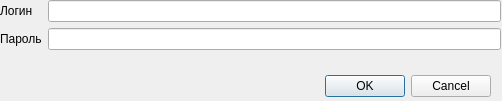
<?xml version="1.0" encoding="UTF-8"?>
<ui version="4.0">
 <class>Dialog</class>
 <widget class="QDialog" name="Dialog">
  <property name="geometry">
   <rect>
    <x>0</x>
    <y>0</y>
    <width>502</width>
    <height>101</height>
   </rect>
  </property>
  <property name="windowTitle">
   <string>Логин</string>
  </property>
  <widget class="QDialogButtonBox" name="buttonBox">
   <property name="geometry">
    <rect>
     <x>150</x>
     <y>70</y>
     <width>341</width>
     <height>32</height>
    </rect>
   </property>
   <property name="orientation">
    <enum>Qt::Horizontal</enum>
   </property>
   <property name="standardButtons">
    <set>QDialogButtonBox::Cancel|QDialogButtonBox::Ok</set>
   </property>
  </widget>
  <widget class="QWidget" name="formLayoutWidget">
   <property name="geometry">
    <rect>
     <x>0</x>
     <y>0</y>
     <width>501</width>
     <height>71</height>
    </rect>
   </property>
   <layout class="QFormLayout" name="formLayout">
    <item row="0" column="0">
     <widget class="QLabel" name="label">
      <property name="text">
       <string>Логин</string>
      </property>
     </widget>
    </item>
    <item row="1" column="0">
     <widget class="QLabel" name="label_2">
      <property name="text">
       <string>Пароль</string>
      </property>
     </widget>
    </item>
    <item row="0" column="1">
     <widget class="QLineEdit" name="loginEdit"/>
    </item>
    <item row="1" column="1">
     <widget class="QLineEdit" name="passwordEdit"/>
    </item>
   </layout>
  </widget>
 </widget>
 <resources/>
 <connections>
  <connection>
   <sender>buttonBox</sender>
   <signal>accepted()</signal>
   <receiver>Dialog</receiver>
   <slot>accept()</slot>
   <hints>
    <hint type="sourcelabel">
     <x>248</x>
     <y>254</y>
    </hint>
    <hint type="destinationlabel">
     <x>157</x>
     <y>274</y>
    </hint>
   </hints>
  </connection>
  <connection>
   <sender>buttonBox</sender>
   <signal>rejected()</signal>
   <receiver>Dialog</receiver>
   <slot>reject()</slot>
   <hints>
    <hint type="sourcelabel">
     <x>316</x>
     <y>260</y>
    </hint>
    <hint type="destinationlabel">
     <x>286</x>
     <y>274</y>
    </hint>
   </hints>
  </connection>
 </connections>
</ui>
